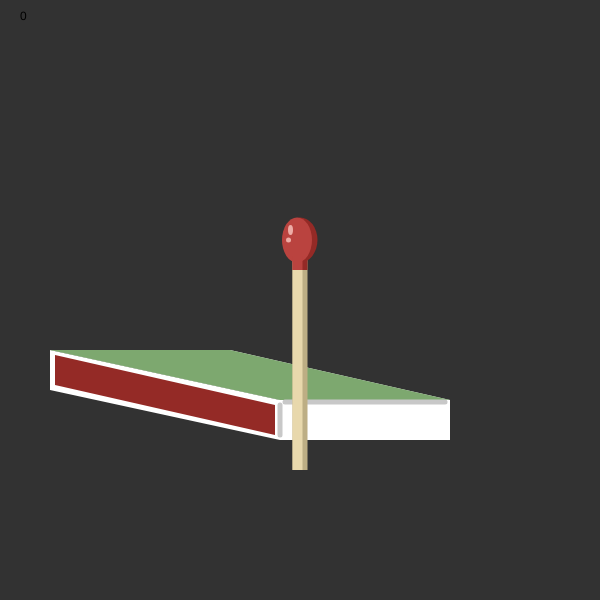
Frame 1 (no input)
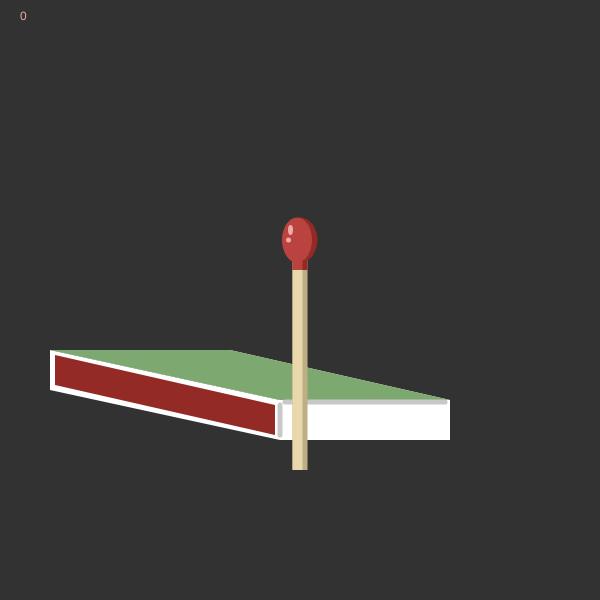
Frame 60 (no input)
Frame 120 (the mouse pressed at the canvas centre since frame 60): identical to frame 60, image omitted

The p5.js sketch that drew these frames (run headless with seeded random() and noise() and a simulated clock; from frame 60 on, the mouse is pressed at the canvas centre):

// p5.js sketch
// ── sketch.js
flames = []
smoke = []
let dieout = 1
let burnlength = 0 //burning the match
let movedown = 0 //fire going down match
let counter = 0 //timer
let noiseMax = 200 //noise
let zoffset = 0; //offset
let size = 0; //scale of glow

function setup() {
  createCanvas(600, 600);
  setInterval(myCounter, 1000);
}

function draw() {
  if (counter >= 0){
    background(50);
    text(counter, 20, 20); //to be deleted later, just for me to time things
    noStroke();
    matchBox();
    if (counter >= 3){
      if (size < 1 && counter < 12){
        size += 0.005
      }
      if (counter >= 12 && size > 0){
        size -= 0.005
      }
      push();
      translate(width/2, 220);
      scale(size);
      glow();
      pop();
    }

    if (counter >= 8 && counter <= 20){
      mySmoke();
    }

    if (counter >= 0 && counter <= 5){
      myMatch();
    }
    if (counter >= 6){
      if (burnlength <= 200){
        burnlength += 0.5
      }
      burntMatch(burnlength);
    }

    if (counter >= 3 && counter <= 12){
      if (counter >= 6 && counter <= 12){
        movedown += 0.5
      }
      push();
      translate(0, movedown);
      myFire();
      pop();
    }
  }
}

function myCounter(){
  counter += 1;
}

function myMatch(){
//match
    fill(189, 174, 132);
    rect(width/2 -15/2, height/2 - 50, 15, 220);
    fill(232, 216, 172);
    rect(width/2 - 15/2, height/2 - 50, 10, 220);
    fill(148, 42, 38);
    ellipse(width/2, height/2 - 60, 35, 45);
    rect(width/2 - 15/2, height/2 - 45, 15, 15)
    fill(186, 67, 63);
    ellipse(width/2-3, height/2 - 60, 30, 45);
    rect(width/2 - 15/2, height/2 - 45, 10, 15)
    fill(237, 172, 166);
    ellipse(width/2 - 19/2, height/2 - 70, 5, 10);
    ellipse(width/2 - 23/2, height/2 - 60, 5, 5)
}

function matchBox(){
  fill(255);
  noStroke();
  quad(50, 350, 50, 390, 280, 440, 280, 400);
  quad(50, 350, 230, 350, 450, 400, 280, 400);
  quad(280, 400, 280, 440, 450, 440, 450, 400);
  fill(148, 42, 38);
  quad(55, 355, 55, 385, 275, 435, 275, 405);
  fill(125, 168, 111);
  quad(50, 350, 230, 350, 450, 400, 280, 400);
  stroke(200);
  strokeWeight(5)
  line(285, 402, 445, 402);
  line(280, 405, 280, 435);
  noStroke();
}

function burntMatch(length){
  fill(189, 174, 132);
  rect(width/2 -15/2, height/2 - 50, 15, 220);
  fill(232, 216, 172);
  rect(width/2 - 15/2, height/2 - 50, 10, 220);
  fill(46, 36, 35);
  ellipse(width/2, height/2 - 60, 35, 45);
  rect(width/2 - 15/2, height/2 - 45, 15, length)
  fill(79, 66, 65);
  ellipse(width/2-3, height/2 - 60, 30, 45);
  rect(width/2 - 15/2, height/2 - 45, 10, length)
  fill(153, 140, 139);
  ellipse(width/2 - 19/2, height/2 - 70, 5, 10);
  ellipse(width/2 - 23/2, height/2 - 60, 5, 5)
}

function glow(){
  stroke(255, 0, 0);
  strokeWeight(5);
  fill(255, 187, 148);
  beginShape();
  for (let angle = 0; angle < TWO_PI; angle += 0.1){
    let xoffset = map(cos(angle), -1, 1, 0, noiseMax);
    let yoffset = map(sin(angle), -1, 1, 0, noiseMax);
    let r = map(noise(xoffset, yoffset, zoffset), 0, 1, 50, 200);
    let x = r * cos(angle);
    let y = r * sin(angle);
    vertex(x,y)
  }
  endShape(CLOSE);

  stroke(255, 94, 0);
  strokeWeight(3);
  fill(255, 253, 222);
  beginShape();
  for (let angle = 0; angle < TWO_PI; angle += 0.1){
    let xoffset = map(cos(angle), -1, 1, 0, noiseMax);
    let yoffset = map(sin(angle), -1, 1, 0, noiseMax);
    let r = map(noise(xoffset, yoffset, zoffset), 0, 1, 10, 200);
    let x = r * cos(angle);
    let y = r * sin(angle);
    vertex(x,y)
  }
  endShape(CLOSE);
  zoffset += 0.05
}

function myFire(){
  for (let i = 0; i < 5; i++) {
    let f = new Flame();
    flames.push(f);
  }
  for (let i = flames.length - 1; i >= 0; i--) {
    flames[i].update();
    flames[i].show();
    if (flames[i].finished()) {
      flames.splice(i, 1);
    }
  }

}

function mySmoke(){
  for (let i = 0; i < 10; i++) {
        let s = new Smoke();
        smoke.push(s);
      }
      for (let i = smoke.length - 1; i >= 0; i--) {
        smoke[i].update();
        smoke[i].show();
        if (smoke[i].finished()) {
          smoke.splice(i, 1);
        }
      }

}

// ── flame.js
class Flame {
  constructor() {
    this.x = width / 2;
    this.y = 245;
    this.vx = random(-0.5, 0.5);
    this.vy = random(-2.5, -1);
    this.color = 255;
    this.size = 38
    this.move = 0
    this.alpha = 255
    if (counter >=10){
      this.alpha-=100
    }
    if (counter >=11){
      this.alpha-=100
    }
    if (counter >=12){
      this.alpha-=55
    }
  }
  finished() {
    return this.color < 0;
  }
  update() {
    this.x += this.vx;
    this.y += this.vy;
    this.color -= 5;
    if (this.size > 0){
      this.size -= 1
    }
  }
  show() {
    noStroke();
    fill(255, this.color, 0, this.alpha);
    ellipse(this.x, this.y, this.size)
  }
}

// ── smoke.js
class Smoke{
  constructor() {
    this.x = width / 2;
    this.y = 230;
    this.vx = random(-0.5, 0.5);
    this.vy = random(-10, -1);
    this.alpha = 255;
    if (counter >=13){
      this.alpha-=100
    }
    if (counter >=15){
      this.alpha-=100
    }
    if (counter >=17){
      this.alpha-=55
    }
  }
  finished() {
    return this.alpha < 0;
  }
  update() {
    this.x += this.vx;
    this.y += this.vy;
    if (this.alpha >0){
      this.alpha -= 10;
    }
  }
  show() {
    noStroke();
    fill(100, this.alpha);
    ellipse(this.x, this.y, 5)
  }

}
